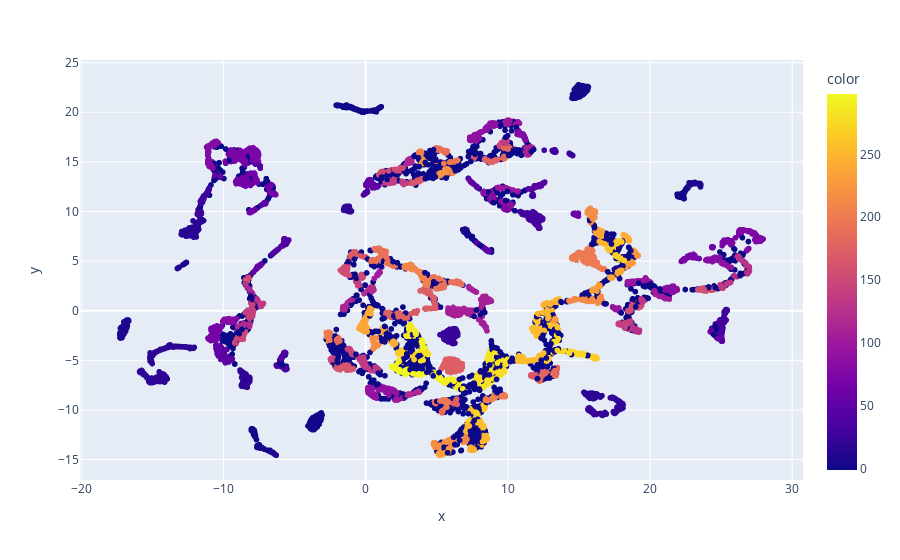

The notebook cell this image was saved under:
### Code cell
import plotly.express as px

fig = px.scatter(
    x=geo_arr[:,0], y=geo_arr[:,1],
    color=clusterer.labels_,
    custom_data=[geo['country'], geo['city']]
)
fig.update_traces(
    hovertemplate="\n".join([
        "city: %{customdata[1]}",
        "country: %{customdata[0]}"
    ])
)

### Figure 1 — Plotly figure (JSON) as saved in the notebook; plotly's stock layout.template omitted (floating-point values rounded to 4 significant figures; data arrays with more than 128 entries replaced by an {"elided": "..."} marker saying what was removed)
{"data": [{"customdata": {"elided": "9083x2 str values"}, "hovertemplate": "city: %{customdata[1]}\ncountry: %{customdata[0]}", "legendgroup": "", "marker": {"color": {"elided": "9083 int values"}, "coloraxis": "coloraxis", "symbol": "circle"}, "mode": "markers", "name": "", "showlegend": false, "type": "scattergl", "x": {"elided": "9083 float values"}, "xaxis": "x", "y": {"elided": "9083 float values"}, "yaxis": "y"}], "layout": {"coloraxis": {"colorbar": {"title": {"text": "color"}}, "colorscale": [[0, "#0d0887"], [0.1111, "#46039f"], [0.2222, "#7201a8"], [0.3333, "#9c179e"], [0.4444, "#bd3786"], [0.5556, "#d8576b"], [0.6667, "#ed7953"], [0.7778, "#fb9f3a"], [0.8889, "#fdca26"], [1, "#f0f921"]]}, "legend": {"tracegroupgap": 0}, "margin": {"t": 60}, "xaxis": {"anchor": "y", "domain": [0, 1], "title": {"text": "x"}}, "yaxis": {"anchor": "x", "domain": [0, 1], "title": {"text": "y"}}}}
